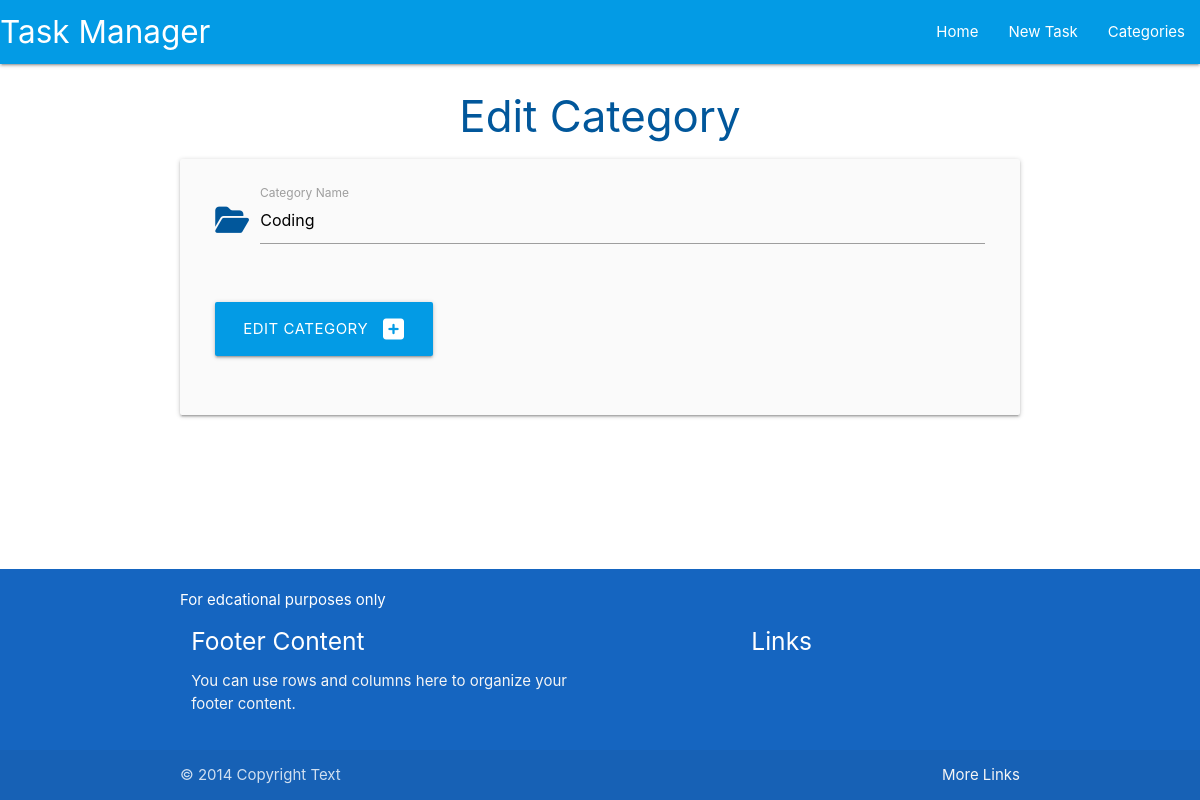
Before: /edit_category/4 with the older database file.
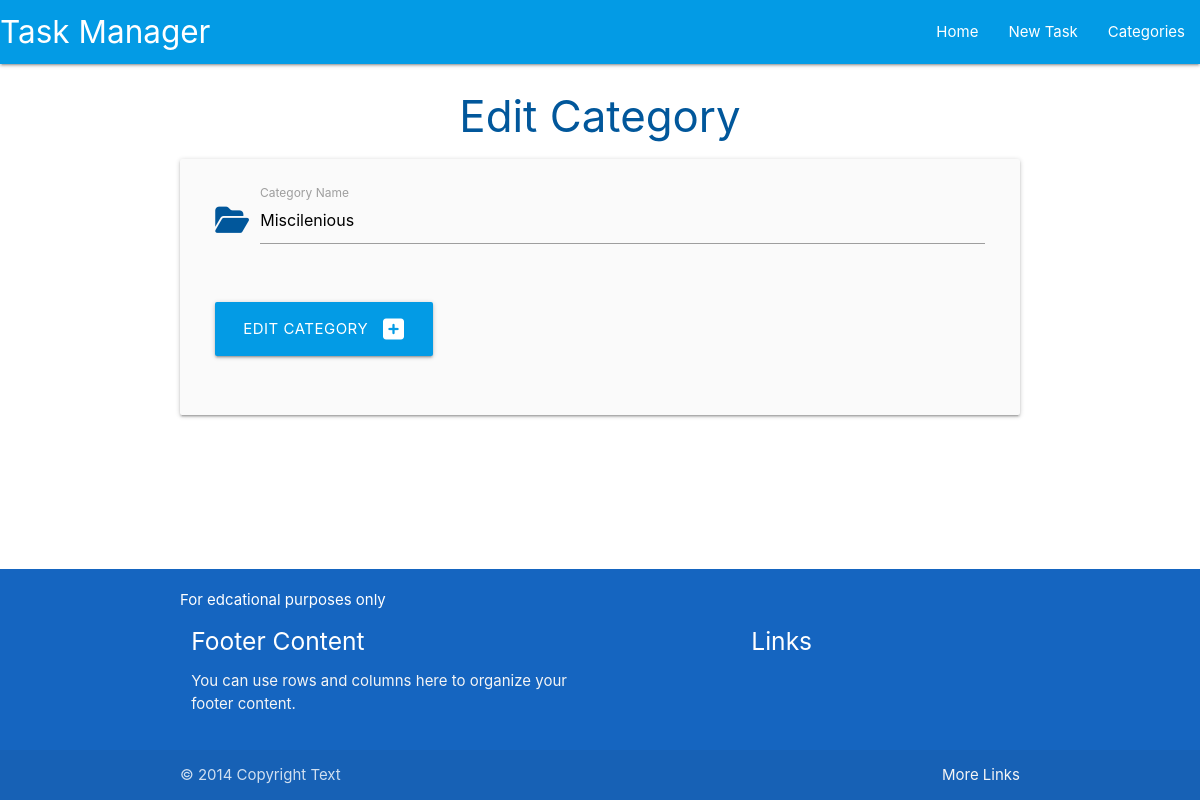
After: the same page with the newer database file.
### taskmanager/models.py (models this page shows, shortened)
class Category(db.Model):
    id=db.Column(db.Integer,primary_key=True)
    category_name=db.Column(db.String(25),unique=True,nullable=False)
    tasks=db.relationship("Task",backref="category",cascade="all,delete",lazy=True)

### taskmanager/routes.py (the view)
@app.route("/edit_category/<int:category_id>",methods=["GET","POST"])
def edit_category(category_id):
    category=Category.query.get_or_404(category_id)
    if request.method == "POST":
        category.category_name=request.form.get("category_name")
        db.session.commit()
        return redirect(url_for("categories"))
    return render_template("edit_category.html",category=category)

### taskmanager/templates/edit_category.html
{% extends "base.html" %}
{% block content %}
<h3 class="light-blue-text text-darken-4 center-align">Edit Category</h3>
<div class="row card-panel grey lighten-5">
    <form class="col s12" method="POST" ACTION="{{url_for('edit_category',category_id=category.id)}}">
      <div class="row">
        <div class="input-field col s12">
            <i class="fas fa-folder-open prefix light-blue-text text-darken-4" ></i>
          <input id="category_name" name="category_name" value="{{category.category_name}}" minlength="3" maxlength="25" type="text" class="validate" required>
          <label for="category_name">Category Name</label>
        </div>
        </div>
        <div class="row">
            <div class="input-field col s12">
              <button type="submit" class="btn-large light-blue darken-1">Edit category <i class="fas fa-plus-square right"></i></button>
            </div>
            </div>
    </form>
  </div>
{% endblock %}

Changed rows visible on the page:
changed Category: category_name "Coding" → "Miscilenious"
